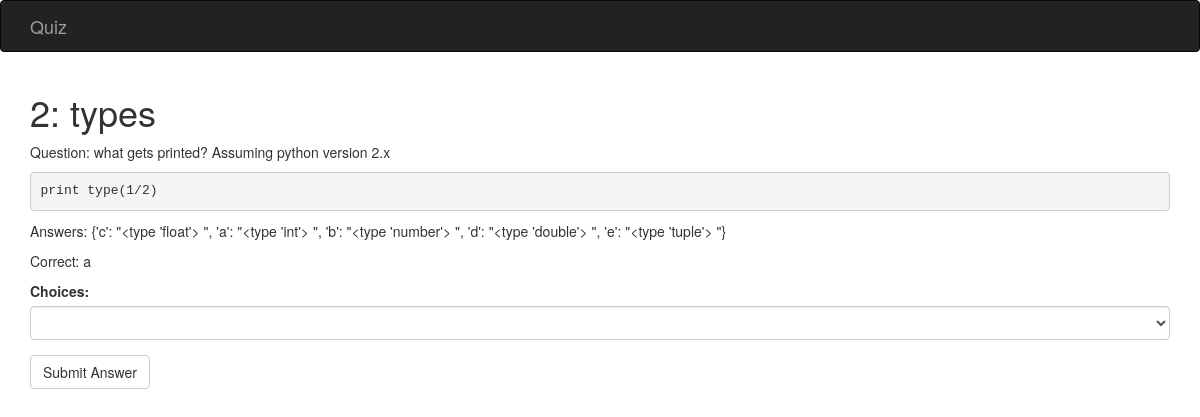
Screenshot of /quiz/2 with the database file from the repository.
### quiz/models.py (models this page shows, shortened)
class Quiz(db.Model):
    id = db.Column(db.Integer, primary_key=True)
    title = db.Column(db.String)
    question = db.Column(db.String)
    code = db.Column(db.String)
    choices = db.Column(db.String)
    correct = db.Column(db.String)
    description = db.Column(db.String)

### quiz/views.py (the view)
@app.route('/quiz/<qid>', methods=['GET', 'POST'])
def quiz(qid):
    if request.method == 'GET':
        quiz = Quiz.query.filter_by(id=qid).first()
        form = QuizForm()
        return render_template('quiz.html', quiz=quiz, form=form)

### quiz/forms.py
class QuizForm(Form):
    answers = SelectField('Choices:')
    submit = SubmitField('Submit Answer')

### quiz/templates/quiz.html (shortened to what this page needs)
{% extends "base.html" %}
{% import 'bootstrap/wtf.html' as wtf %}
{% block page_content %}
<h1>{{ quiz.title }}</h1>
<p>Question: {{ quiz.question }}</p>
<pre>{{ quiz.code }}</pre>
<p>Answers: {{ quiz.choices }}</p>
<p>Correct: {{ quiz.correct }}</p>
{{ wtf.quick_form(form) }}
{% endblock %}

### rows the page displays
Quiz: title "2: types", question "what gets printed? Assuming python version 2.x", code "print type(1/2)", choices "{'c': \"<type 'float'> \", 'a': \"<type 'int'> \", 'b': \"<type 'number'> \", 'd': \"<type 'double'> \", 'e': \"<type 'tuple'> \"}", correct "a"
